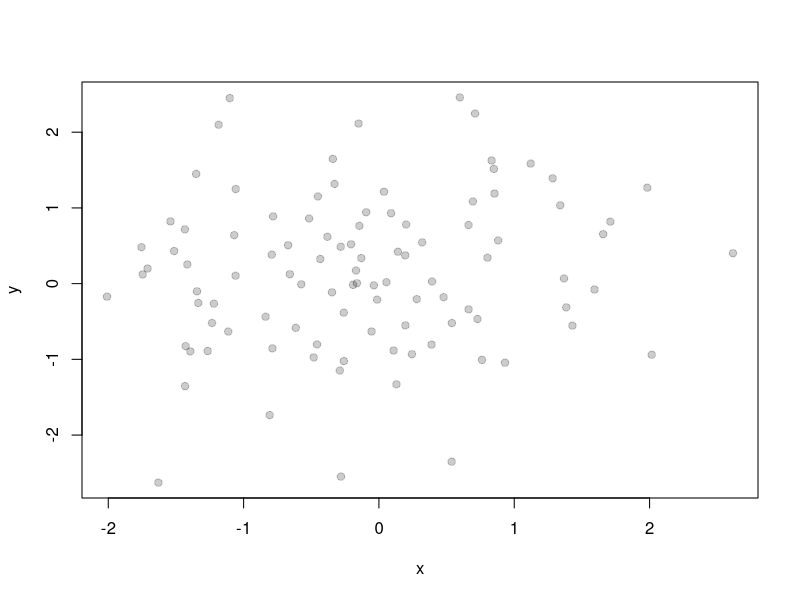
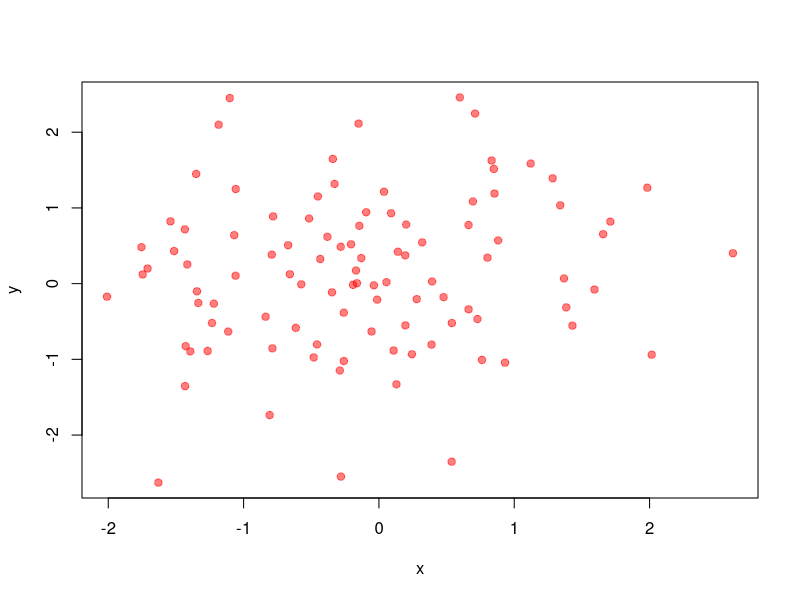

Reproduce these figures in R, in order.
x <- rnorm(100)
y <- rnorm(100)

plot(x, y, pch = 19, col = rgb(0, 0, 0, 0.2))

plot(x, y, pch = 19, col = rgb(1, 0, 0, 0.5))